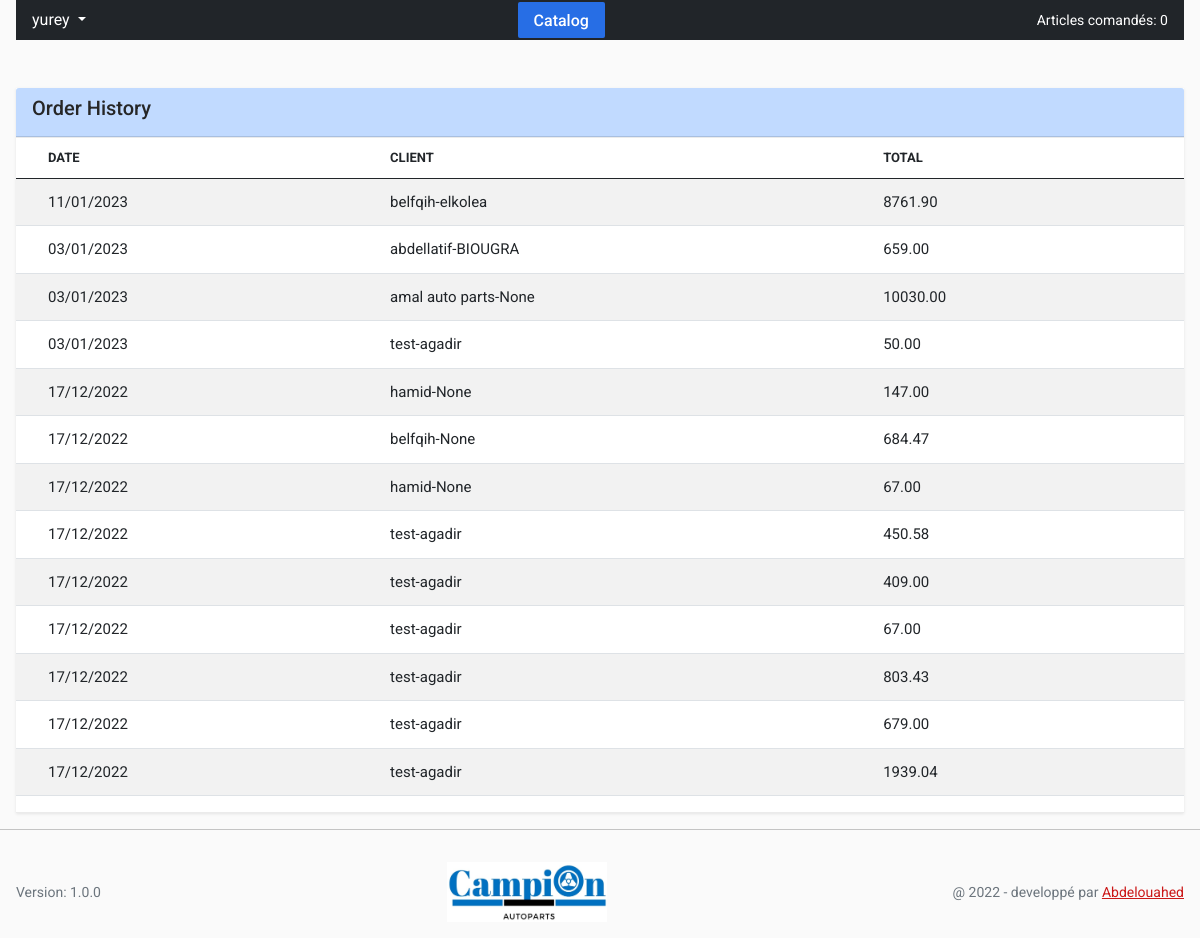
Page /salsemanorders (signed in) on the committed database.
### main/models.py (models this page shows, shortened)
class Order(models.Model):
    date = models.DateTimeField(auto_now_add=True)
    salseman=models.CharField(max_length=50, null=True, default=None)
    modpymnt=models.CharField(max_length=50, null=True, default=None)
    modlvrsn=models.CharField(max_length=50, null=True, default=None)
    client=models.ForeignKey(Client, on_delete=models.CASCADE, default=None)
    total=models.DecimalField(default=0.00, decimal_places=2, max_digits=20)
    isdelivered = models.BooleanField(default=False)
    class Meta:
        ordering = ['-date']

class Client(models.Model):
    user = models.OneToOneField(User, on_delete=models.CASCADE, default=None, null=True)
    name=models.CharField(max_length=200)
    city=models.CharField(max_length=200, null=True, default=None)
    address=models.CharField(max_length=200)
    phone=models.CharField(max_length=200)
    def __str__(self) -> str:
        return self.name+'-'+str(self.city)

### main/views.py (the view)
# urls.py: path('salsemanorders', views.salsemanorders, name='salsemanorders'),
@user_passes_test(tocatalog, login_url='loginpage')
@login_required(login_url='loginpage')
def salsemanorders(request):
    print(request.user)
    orders=Order.objects.filter(salseman=request.user.username)
    return render(request, 'salsemanorders.html', {'orders':orders})

### main/context_processors.py (called while the page is built)
def cities(request):
    return {
        'cities': Shippingfees.objects.all()
    }

### main/views.py (called while the page is built)
def tocatalog(user):
    return (user.groups.filter(name='salsemen').exists() or user.groups.filter(name='clients').exists())

### main/templates/salsemanorders.html (shortened to what this page needs)
{% extends 'base.html' %}
{% block content %}
{% if user.groups.all.0.name == 'salsemen' %}
<div class="mt-5">
  <div class="card">
    <div class="card-header d-flex justify-content-between">
      <h5>Order History</h5>
    </div>
    <div class="card-divider"></div>
    <div class="card-table">
      <div class="table-responsive-sm">
        <table class="table table-striped table-borded">
          <thead>
            <tr>
              <th>Date</th>
              <th>Client</th>
              <th>Total</th>
            </tr>
          </thead>
          <tbody>
            {% for order in orders %}
            <tr>
              <td>{{ order.date|date:"d/m/Y" }}</td>
              <td>{{ order.client }}</td>
              <td>{{ order.total}}</td>
            </tr>
            {% empty %}
            <tr>
              <td colspan="3">No orders yet</td>
            </tr>
            {% endfor %}
          </tbody>
        </table>
      </div>
    </div>
    <div class="card-divider"></div>
  </div>
</div>
{%endif%}
{% endblock %}

### autoparts/templates/base.html (shortened to what this page needs)
{% load static %}
<!DOCTYPE html>
<html dir="ltr" lang="en">
<head>
    <link href="{% static 'css/bootstrap.css' %} " rel="stylesheet" />
    <link href="{% static 'css/default-skin.css'%} " rel="stylesheet" />
    <link href="{% static 'css/select2.min.css'%} " rel="stylesheet" />
    <link href="{% static 'css/style.css'%} " rel="stylesheet" />
    <link rel="stylesheet" href="{% static 'css/bootstrap-icons.css'%}">
    <link rel="stylesheet" href="{% static 'css/alertify.min.css'%}">
</head>
<body>
    <div class="site position-relative">
        <div class="site__body d-flex flex-column">
            <div class="px-3">
                <div class="mb-2 px-3 d-flex justify-content-between bg-dark text-white align-items-center">
                    {% if user.username %}
                        <ul class="navbar-nav mr-auto">
                            <li class="nav-item dropdown">
                            <a class="nav-link dropdown-toggle text-white" href="#" id="navbarDropdown" role="button" data-toggle="dropdown" aria-haspopup="true" aria-expanded="false">
                                {{ user.get_username }}
                            </a>
                            </li>
                        </ul>
                        {% if not user.groups.all.0.name == 'accounting' %}
                        <a href="/catalog" class="btn btn-primary">
                            Catalog
                        </a>
                        {% endif %}
                        {% if user.groups.all.0.name == 'salsemen' or user.groups.all.0.name == 'clients'%}
                        <small>
                            Articles comandés: <span class="commanditems">0</span>
                        </small>
                        {% endif %}
                    {% endif %}
                </div>
                {% block content %}
                {% endblock %}
            </div>
            <hr>
            <footer class="text-muted mt-auto d-flex justify-content-between p-3 align-items-center">
                <small>
                    Version: 1.0.0
                </small>
                <div class="text-center">
                    <a href="/aboutus" target="_blank">
                        <img src="/static/images/logo.jpg" width="160" height="60">
                    </a>
                </div>
                <small>
                    @ 2022  - developpé par <a href="https://abdelouahed.me" target="_blank">Abdelouahed</a>
                </small>
            </footer>
            </div>
    </div>
</body>
</html>

### rows in the picture
Order: date "11/01/2023", client "belfqih-elkolea", total "8761.90"
Order: date "03/01/2023", client "abdellatif-BIOUGRA", total "659.00"
Order: date "03/01/2023", client "amal auto parts-None", total "10030.00"
Order: date "03/01/2023", client "test-agadir", total "50.00"
Order: date "17/12/2022", client "hamid-None", total "147.00"
Order: date "17/12/2022", client "belfqih-None", total "684.47"
Order: date "17/12/2022", client "hamid-None", total "67.00"
Order: date "17/12/2022", client "test-agadir", total "450.58"
Order: date "17/12/2022", client "test-agadir", total "409.00"
Order: date "17/12/2022", client "test-agadir", total "67.00"
Order: date "17/12/2022", client "test-agadir", total "803.43"
Order: date "17/12/2022", client "test-agadir", total "679.00"
Order: date "17/12/2022", client "test-agadir", total "1939.04"

### other values in the picture
{{ user.get_username }} "yurey"
